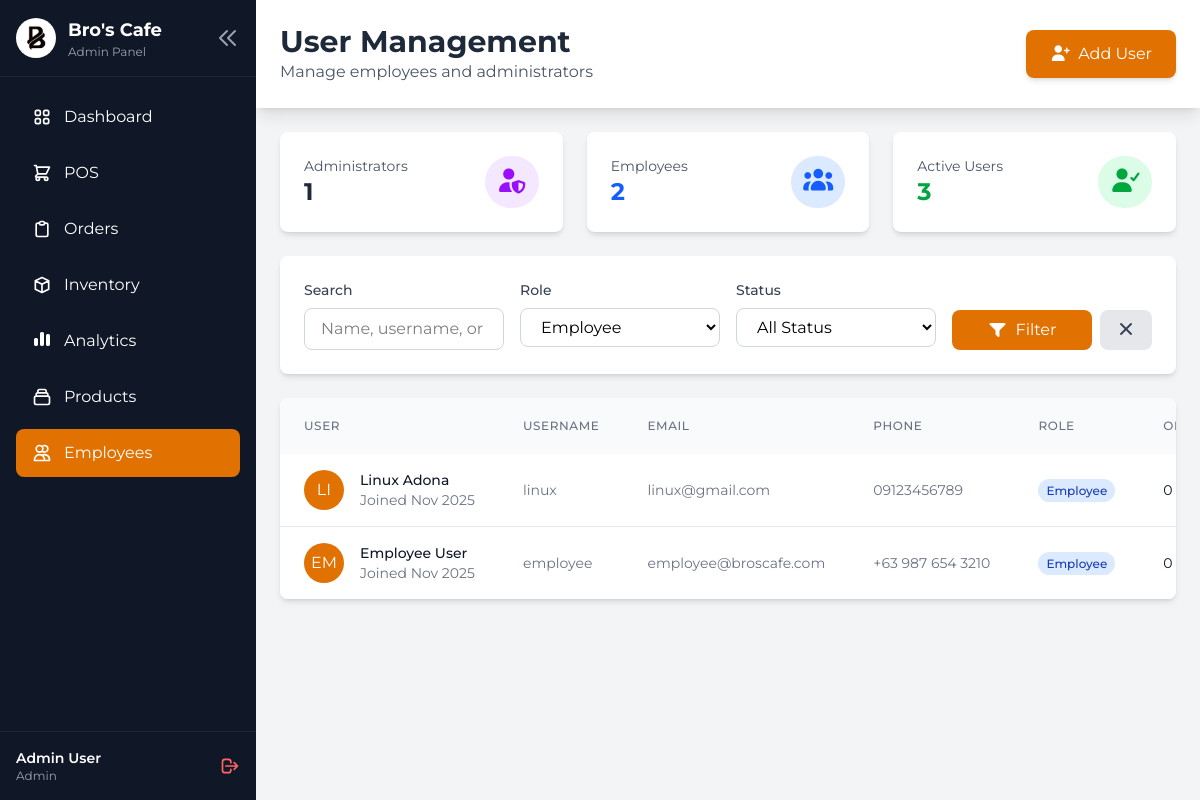
Page /public/pages/usr/users.php?role=employee (signed in) on the committed database.
### tables this page shows
CREATE TABLE `users` (
  `id` int(11) NOT NULL,
  `username` varchar(50) NOT NULL,
  `email` varchar(100) NOT NULL,
  `password` varchar(255) NOT NULL,
  `full_name` varchar(100) NOT NULL,
  `role` enum('admin','employee','customer') DEFAULT 'customer',
  `phone` varchar(20) DEFAULT NULL,
  `status` enum('active','inactive') DEFAULT 'active',
  `created_at` timestamp NOT NULL DEFAULT current_timestamp(),
  `updated_at` timestamp NOT NULL DEFAULT current_timestamp() ON UPDATE current_timestamp()
);

### public/pages/usr/users.php (the view, shortened to what the rows shown need)
<?php
$db = new Database();
$conn = $db->getConnection();
$role_filter = isset($_GET['role']) ? $_GET['role'] : '';
$page = isset($_GET['page']) ? (int)$_GET['page'] : 1;
$per_page = 10;
$offset = ($page - 1) * $per_page;
$where = ["1=1"];
$params = [];
if ($role_filter && $role_filter !== '') {
    $where[] = "u.role = :role";
    $params['role'] = $role_filter;
}
$where_clause = implode(' AND ', $where);
try {
    $sql = "
        SELECT u.*,
               COALESCE((SELECT COUNT(*) FROM orders WHERE employee_id = u.id), 0) as total_orders,
               COALESCE((SELECT SUM(total_amount) FROM orders WHERE employee_id = u.id AND status != 'cancelled'), 0) as total_sales
        FROM users u
        WHERE $where_clause AND u.role IN ('admin', 'employee')
        ORDER BY u.created_at DESC
        LIMIT $per_page OFFSET $offset
    ";
    $stmt = $conn->prepare($sql);
    foreach ($params as $key => $value) {
        $stmt->bindValue(":$key", $value);
    }
    $stmt->execute();
    $users = $stmt->fetchAll();
} catch (PDOException $e) {
    error_log("Database error in users.php: " . $e->getMessage());
    $users = [];
    $total_users = 0;
    $total_pages = 0;
}
?>
<!DOCTYPE html>
<html lang="en">
<head>
    <link rel="stylesheet" href="../../assets/css/admin.css">
    <link rel="stylesheet" href="https://cdnjs.cloudflare.com/ajax/libs/font-awesome/7.0.1/css/all.min.css"
 />
    <script src="https://cdn.jsdelivr.net/npm/@tailwindcss/browser@4"></script>
</head>
<body class="bg-gray-100 font-['Montserrat']">
    <div class="flex h-screen overflow-hidden">
        <aside id="sidebar" class="flex flex-col text-white bg-gray-900">
            <div class="p-4 border-b border-gray-800">
                <div class="flex items-center justify-between sidebar-logo">
                    <div class="flex items-center logo-content">
                        <div class="ml-3 sidebar-logo-text">
                            <h1 class="text-lg font-bold">Bro's Cafe</h1>
                        </div>
                    </div>
                </div>
            </div>
        </aside>
        <div class="flex-1 overflow-y-auto">
            <div class="flex items-center justify-between bg-white shadow-lg p-6">
                <div class="flex items-center">
                    <div class="flex flex-col justify-center">
                        <h2 class="text-3xl font-bold text-gray-800">User Management</h2>
                    </div>
                </div>
            </div>
            <div class="p-6">
                <div class="overflow-hidden bg-white rounded-lg shadow-md">
                    <div class="overflow-x-auto">
                        <table class="w-full" id="usersTable">
                            <thead class="bg-gray-50">
                                <tr>
                                    <th
                                        class="px-6 py-3 text-xs font-medium tracking-wider text-left text-gray-500 uppercase">
                                        User
                                    </th>
                                    <th
                                        class="px-6 py-3 text-xs font-medium tracking-wider text-left text-gray-500 uppercase">
                                        Username
                                    </th>
                                    <th
                                        class="px-6 py-3 text-xs font-medium tracking-wider text-left text-gray-500 uppercase">
                                        Email
                                    </th>
                                    <th
                                        class="px-6 py-3 text-xs font-medium tracking-wider text-left text-gray-500 uppercase">
                                        Phone
                                    </th>
                                    <th
                                        class="px-6 py-3 text-xs font-medium tracking-wider text-left text-gray-500 uppercase">
                                        Role
                                    </th>
                                    <th
                                        class="px-6 py-3 text-xs font-medium tracking-wider text-left text-gray-500 uppercase">
                                        Orders
                                    </th>
                                </tr>
                            </thead>
                            <tbody class="bg-white divide-y divide-gray-200">
                                <?php if (empty($users)): ?>
                                    <tr>
                                        <td colspan="9" class="px-6 py-8 text-center text-gray-500">
                                            <i class="fa-solid fa-users text-4xl text-gray-300 mb-3"></i>
                                            <p class="text-lg font-medium">No users found</p>
                                            <p class="text-sm">Try adjusting your search filters</p>
                                        </td>
                                    </tr>
                                <?php else: ?>
                                    <?php foreach ($users as $user): ?>
                                        <tr class="hover:bg-gray-50">
                                            <td class="px-6 py-4 whitespace-nowrap">
                                                <div class="flex items-center">
                                                    <div class="shrink-0 w-10 h-10">
                                                        <div
                                                            class="flex items-center justify-center w-10 h-10 text-white rounded-full bg-amber-600">
                                                            <?php echo strtoupper(substr($user['full_name'], 0, 2)); ?>
                                                        </div>
                                                    </div>
                                                    <div class="ml-4">
                                                        <div class="text-sm font-medium text-gray-900">
                                                            <?php echo $user['full_name']; ?></div>
                                                        <div class="text-sm text-gray-500">Joined
                                                            <?php echo date('M Y', strtotime($user['created_at'])); ?></div>
                                                    </div>
                                                </div>
                                            </td>
                                            <td class="px-6 py-4 text-sm text-gray-500 whitespace-nowrap">
                                                <?php echo $user['username']; ?>
                                            </td>
                                            <td class="px-6 py-4 text-sm text-gray-500 whitespace-nowrap">
                                                <?php echo $user['email']; ?>
                                            </td>
                                            <td class="px-6 py-4 text-sm text-gray-500 whitespace-nowrap">
                                                <?php echo $user['phone'] ?: '-'; ?>
                                            </td>
                                            <td class="px-6 py-4 whitespace-nowrap">
                                                <span
                                                    class="px-2 py-1 text-xs font-medium rounded-full
                                                <?php echo $user['role'] === 'admin' ? 'bg-purple-100 text-purple-800' : 'bg-blue-100 text-blue-800'; ?>">
                                                    <?php echo ucfirst($user['role']); ?>
                                                </span>
                                            </td>
                                            <td class="px-6 py-4 text-sm text-gray-900 whitespace-nowrap">
                                                <?php echo $user['total_orders'] ?? 0; ?>
                                            </td>
                                        </tr>
                                    <?php endforeach; ?>
                                <?php endif; ?>
                            </tbody>
                        </table>
                    </div>
                </div>
            </div>
        </div>
    </div>
</body>
</html>

### rows in the picture
users: full_name "LI", full_name "Linux Adona", created_at "Nov 2025", username "linux", email "linux@gmail.com", phone "09123456789", role "Employee", total_orders "0"
users: full_name "EM", full_name "Employee User", created_at "Nov 2025", username "employee", email "employee@broscafe.com", phone "+63 987 654 3210", role "Employee", total_orders "0"

### other values in the picture
$current_user['role'] "Admin"
$current_user['full_name'] "Admin User"
$admin_count "1"
$employee_count "2"
$active_count "3"
